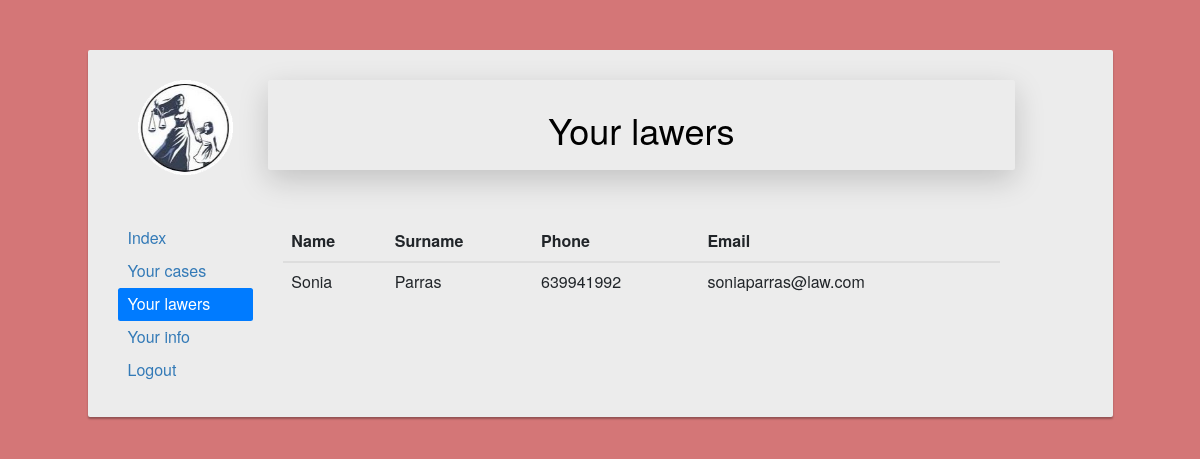
Page /personalArea/Client/Lawer/index.php (signed in) on the committed database.
### tables this page shows
CREATE TABLE `lawers` (
  `lawer_ID` bigint(20) UNSIGNED NOT NULL,
  `name` varchar(50) NOT NULL,
  `surname` varchar(70) NOT NULL,
  `birth_date` date NOT NULL,
  `phone` int(11) NOT NULL,
  `email` varchar(50) NOT NULL,
  `username` varchar(15) NOT NULL,
  `password` varchar(30) NOT NULL,
  `salary` float NOT NULL
);

### personalArea/Client/Lawer/index.php (the view, shortened to what this page needs)
<!DOCTYPE html>
<html lang="en">
    <head>
        <link rel="stylesheet" href="https://stackpath.bootstrapcdn.com/bootstrap/4.3.1/css/bootstrap.min.css">
        <link rel="stylesheet" href="https://maxcdn.bootstrapcdn.com/bootstrap/3.3.7/css/bootstrap.min.css">
        <link rel="stylesheet" href="https://maxcdn.bootstrapcdn.com/font-awesome/4.7.0/css/font-awesome.min.css">
    </head>
    <body>
            <?php
                $db = connectDb();
            ?>
        <div class="container-fluid content">
            <div class="row">
                <div class="col-10 offset-1 insideContainer">
                    <div class="row">
                        <div class="col-2 avatar">
                            <img src="../../../img/iconAvatar.png" alt="Avatar">
                        </div>
                        <div class="col-9 shadow-lg p-3 mb-5 bg-#70c5c0 rounded">
                            <h1 class="h1" style="text-align: center">Your lawers</h1>
                        </div>
                    </div>
                    <br>
                    <div class="row">
                        <div class="col-2">
                                <div class="nav flex-column nav-pills" id="v-pills-tab" role="tablist" aria-orientation="vertical">
                                    <a class='nav-link' href='../../Client/'>Index</a>
                                    <a class='nav-link' href='../Cases/'>Your cases</a>
                                    <a class='nav-link active' href="../Lawer/">Your lawers</a>
                                    <a class="nav-link" href="../Info/">Your info</a>
                                    <a class="nav-link" href="../../../login/logout.php">Logout</a>
                                </div>
                        </div>
                            <div class="col-9">
                                <?php
                                    $caseQuery = mysqli_query($db, "SELECT * FROM cases WHERE client_ID = '$_SESSION[id_user]'");
                                    $lawers = Array();
                                    if($row = mysqli_fetch_array($caseQuery)){
                                        do{
                                            if(!in_array($row['lawer_ID'], $lawers)){
                                                $lawers[] = $row['lawer_ID'];
                                            }
                                        }while($row = mysqli_fetch_array($caseQuery));
                                    }
                                    if(!$lawers == ""){
                                        echo "<table class='table'>";
                                            echo "<thead>";
                                                echo "<tr>";
                                                    echo "<th scope='col'>Name</th>";
                                                    echo "<th scope='col'>Surname</th>";
                                                    echo "<th scope='col'>Phone</th>";
                                                    echo "<th scope='col'>Email</th>";
                                                echo "</tr>";
                                            echo "</thead>";
                                            echo "<tbody>";
                                                for($i=0; $i<sizeof($lawers); $i++){
                                                    $listQuery = mysqli_fetch_array(mysqli_query($db, "SELECT * FROM lawers WHERE lawer_ID = '$lawers[$i]'"));
                                                    echo "<tr>";
                                                        echo "<td>".$listQuery["name"]."</td>";
                                                        echo "<td>".$listQuery["surname"]."</td>";
                                                        echo "<td>".$listQuery["phone"]."</td>";
                                                        echo "<td>".$listQuery["email"]."</td>";
                                                    echo "</tr>";
                                                }
                                            echo "</tbody>";
                                        echo "</table>";
                                    }else{
                                        echo "There is no information because you don't have any case.";
                                    }
                                ?>
                            </div>
                    </div>
                </div>
            </div>
        </div>
    </body>
</html>

### personalArea/Client/Lawer/index.php (style rules this page uses)
html, body { overflow-x: hidden; }
body { color: #fff; background: #d47677; }
.content { margin: 0 auto; padding: 50px 0px 300px; }
.insideContainer { color:black; border-radius: 2px; margin-bottom: 15px; font-size: 16px; background: #ececec; box-shadow: 0px 2px 2px rgba(0, 0, 0, 0.3); padding: 30px; position: relative; width:80vw; }
.avatar { text-align: center; }
.avatar img { width: 95px; height: 95px; }

### rows in the picture
lawers: name "Sonia", surname "Parras", phone "639941992", email "soniaparras@law.com"
